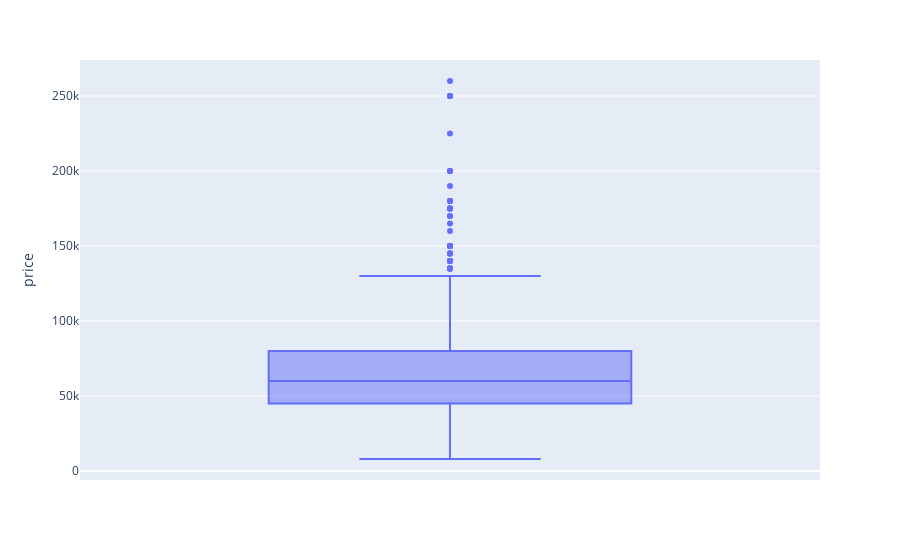

The code cell stored with this chart in its notebook:
### Code cell
get_box_plot(processed_df, plot_parameter="price", numBedrooms=2, Status="Furnished").show()

### Figure 1 — Plotly figure (JSON) as saved in the notebook; plotly's stock layout.template omitted (floating-point values rounded to 4 significant figures; data arrays with more than 128 entries replaced by an {"elided": "..."} marker saying what was removed)
{"data": [{"alignmentgroup": "True", "hovertemplate": "price=%{y}<extra></extra>", "legendgroup": "", "marker": {"color": "#636efa"}, "name": "", "notched": false, "offsetgroup": "", "orientation": "v", "showlegend": false, "type": "box", "x0": " ", "xaxis": "x", "y": {"elided": "660 int values"}, "y0": " ", "yaxis": "y"}], "layout": {"boxmode": "group", "legend": {"tracegroupgap": 0}, "margin": {"t": 60}, "xaxis": {"anchor": "y", "domain": [0, 1]}, "yaxis": {"anchor": "x", "domain": [0, 1], "title": {"text": "price"}}}}
